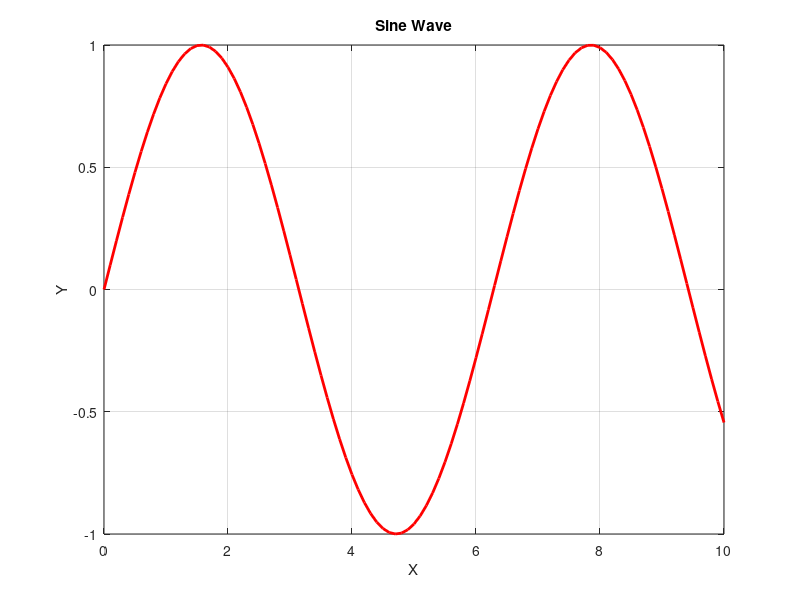
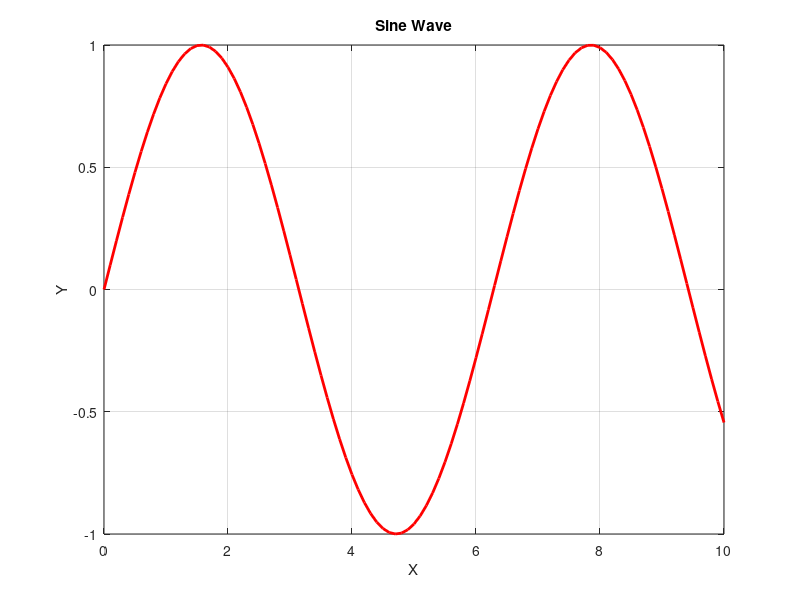

MATLAB code to generate these figures, in order:
% Generate some data for plotting
x = 0:0.1:10; % Create a vector of x values
y = sin(x); % Compute the sine of each x value to create y values

% Create a figure and plot the data
figure;
plot(x, y, '-r', 'LineWidth', 2); % Plot y vs. x with a red line of width 2
title('Sine Wave'); % Add a title to the plot
xlabel('X'); % Label the x-axis
ylabel('Y'); % Label the y-axis
grid on; % Turn the grid on for easier visualization

% Save the figure to a PNG file
exportgraphics(gca, 'sine_wave.png', 'Resolution', 300);

% Additionally, to save as a PDF with a specific size, you can use:
exportgraphics(gca, 'sine_wave.pdf', 'ContentType', 'vector', 'Resolution', 300);